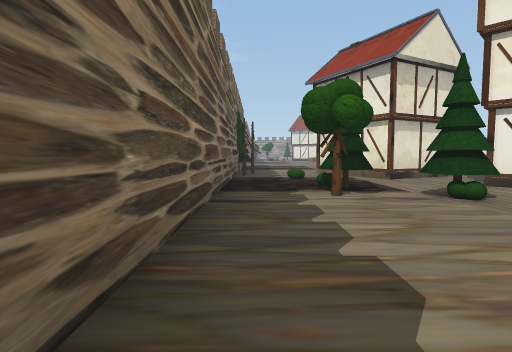
[1] (above)

24 first-person views from a walk through a scene from a Unity 3-D project. The camera is 1.3 m above the floor, tilts 4° down and sees 80° across. Doors are open. The floor is counted in squares, 2 m on a side. Each view is taken from the middle of a square. On the plan, view 1 faces up. The plan holds only what a view shows up to about 10 squares ahead; the rest is blank. The place goes on beyond the plan. Some animated figures are not drawn.

[2]
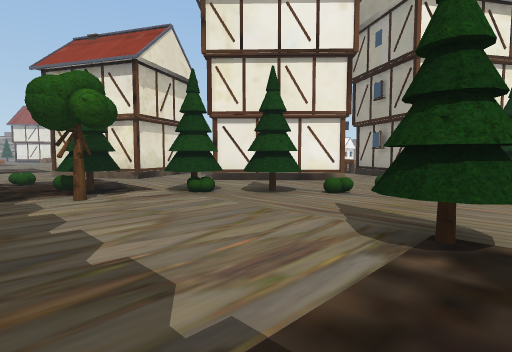

[3]
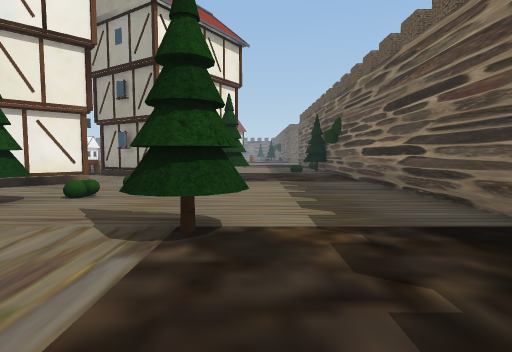

[4]
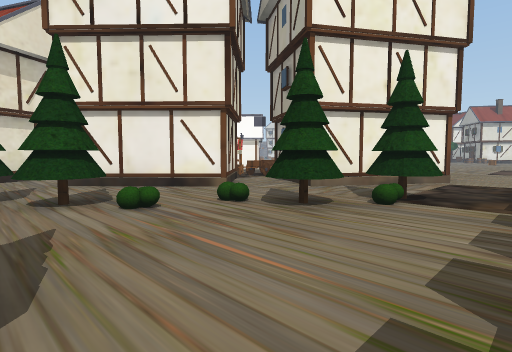

[5]
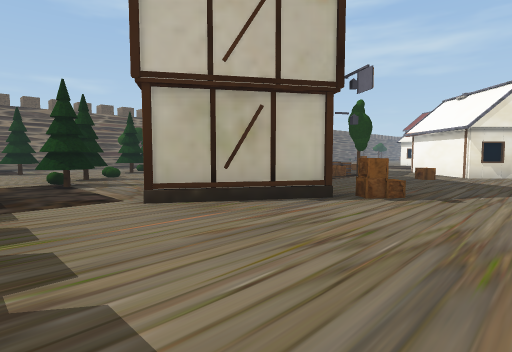

[6]
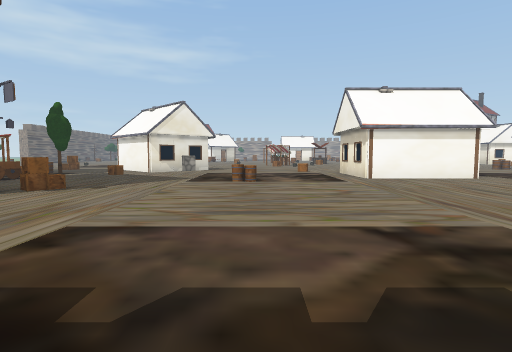

[7]
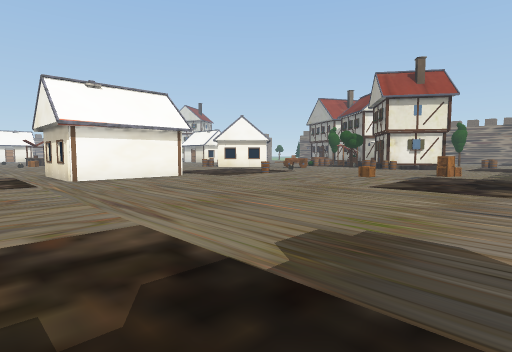

[8]
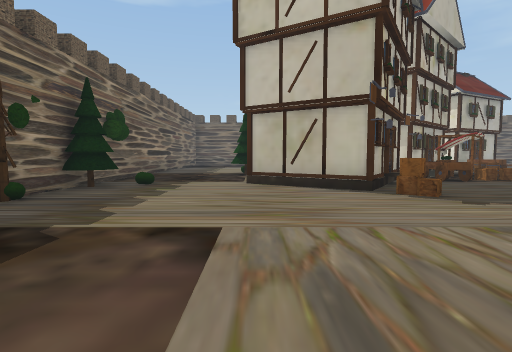

[9]
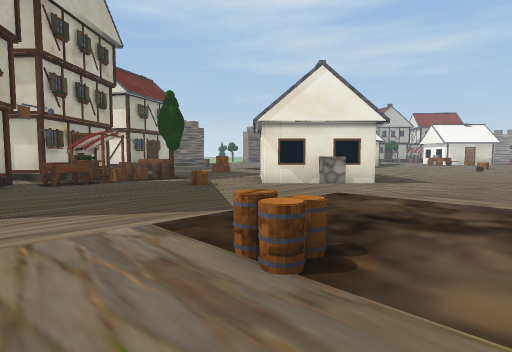

[10]
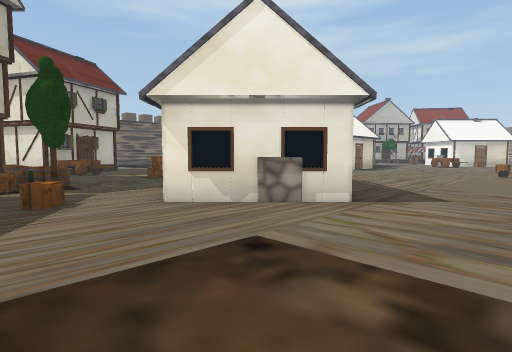

[11]
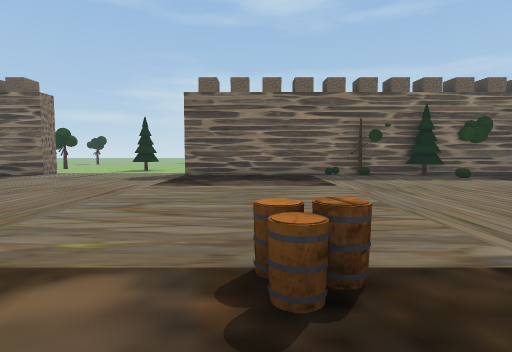

[12]
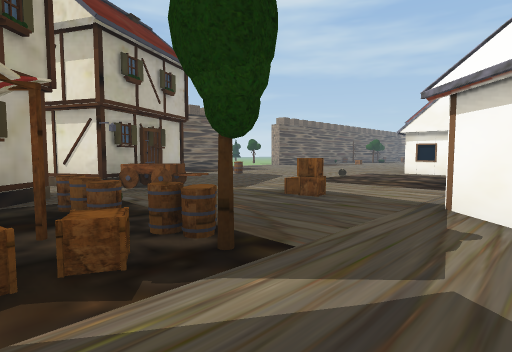

[13]
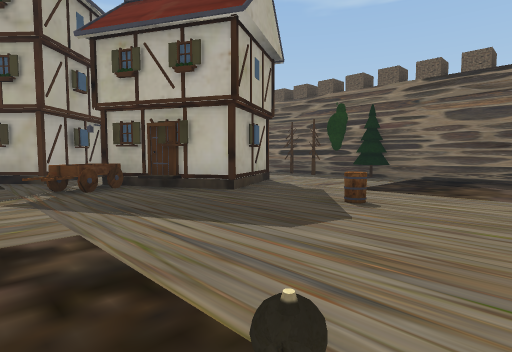

[14]
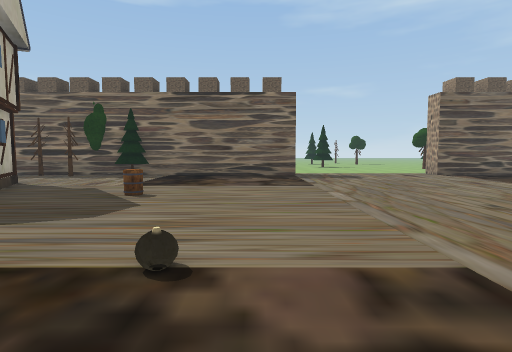

[15]
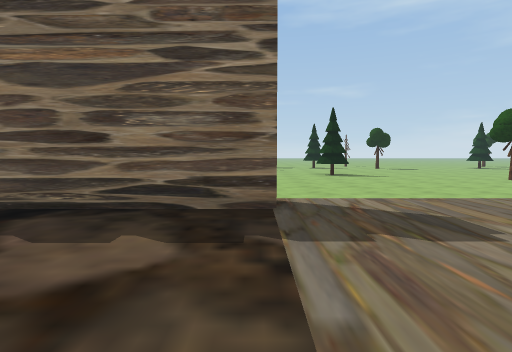

[16]
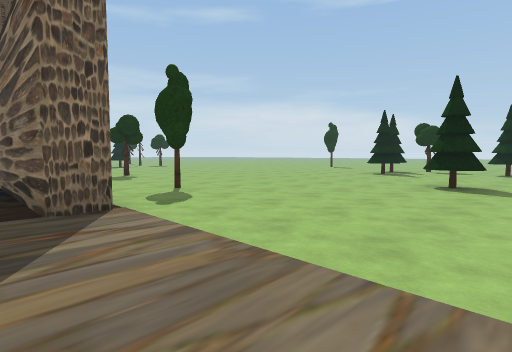

[17]
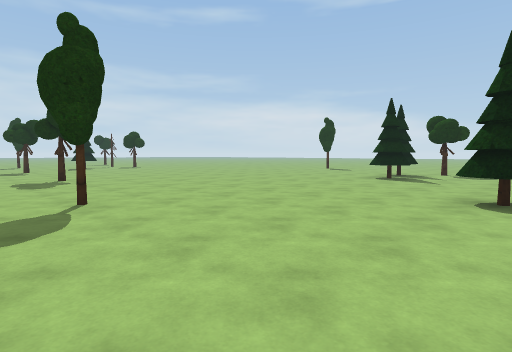

[18]
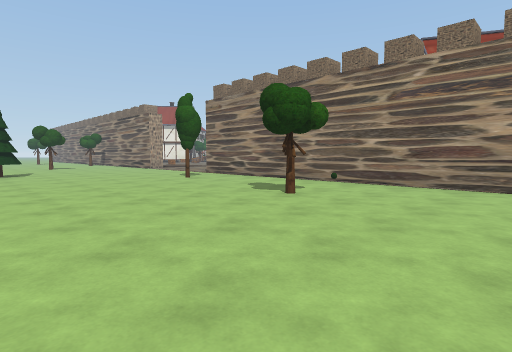

[19]
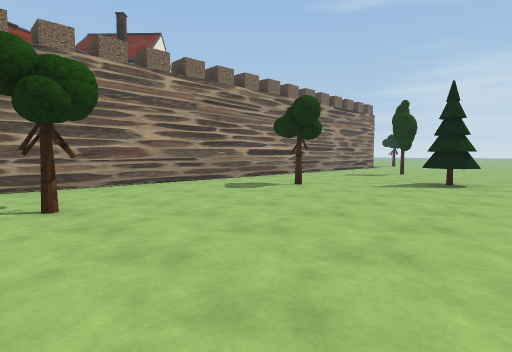

[20]
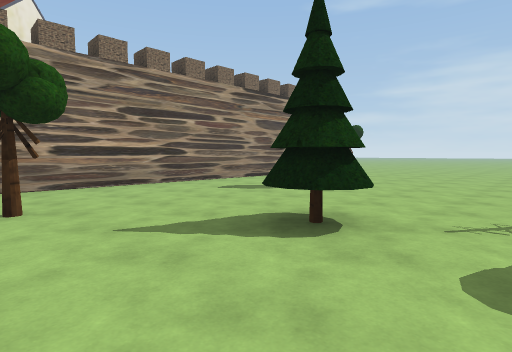

[21]
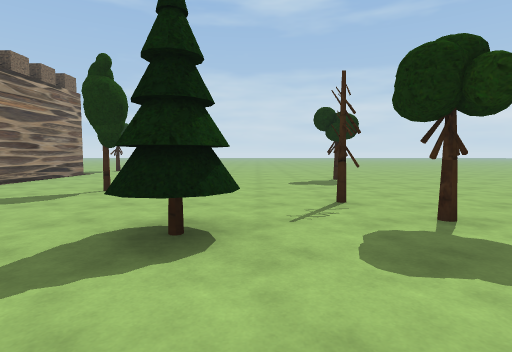

[22]
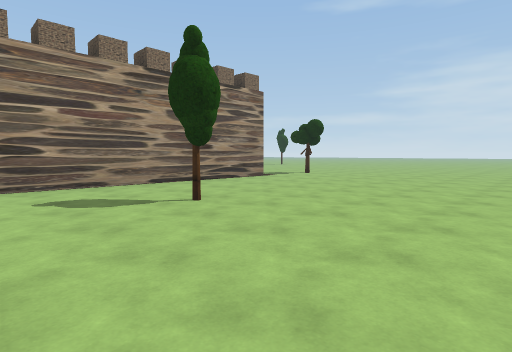

[23]
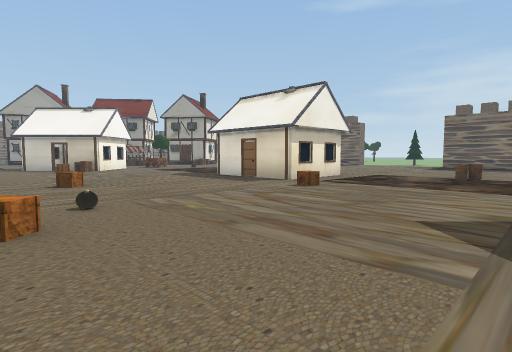

[24]
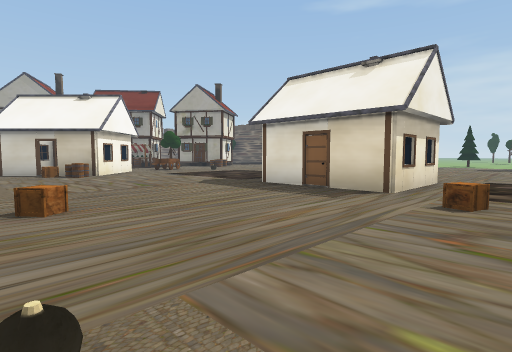

### Floor plan
Key: @ floor where view 1 was taken; # wall or solid block; . main floor; : floor 0.5 m higher than the main floor; / step, stairs or slope; = window, fence, low wall or low ledge; O other object.
Columns run from 8 left of view 1 to 28 right of it. Each row starts with its distance up from view 1.
 23  ..O.  #..
 22  ..... #...
 21  ...........
 20 .O............
 19 .O.............        ..
 18 ................ #    ...
 17 .......#...........  ....
 16 .....O.#...........  .....
 15 .......#...........  .....O
 14 .......#....=......  ...............
 13 .......#............  ........O......
 12 .......OO...........   .............=
 11 ....O..O .#OOO...#..###.............#
 10 .......#O.OO O#=....###....=.........
  9 .......#O..O O#...=.........####....
  8 .......#.:.#O .OOOOO=.......#   ...
  7 ....O..#...../OOO#O.........#   ..
  6 .......#..O..O   #OO.....=..####.
  5 .OO....#.O.O..O   O......=........
  4 ..O....#...OO..O OOO##.............
  3 O......#....O...OO  O#..............
  2 ....O..#......OO.OO O................
  1 .......#..OO..OOO..O................=
  0 .......#@..O....O...................#
 -1 .......# ............................
 -2 .......#  .........OO............
 -3 .......#   ## ####O##OO#####....##

Positions as (right, up) in squares from view 1, and headings:
1: (0, 0), facing up
2: (0, 0), facing up-right
3: (0, 0), facing right
4: (3, -1), facing up-right
5: (15, -1), facing up-left
6: (17, -2), facing up
7: (18, -2), facing up-right
8: (18, 1), facing left
9: (18, 4), facing up-left
10: (17, 7), facing up-left
11: (17, 7), facing down
12: (12, 7), facing up-left
13: (8, 16), facing down-left
14: (9, 16), facing left
15: (3, 17), facing left
16: (0, 21), facing down-left
17: (-2, 20), facing down-left
18: (-8, 8), facing up-right
19: (-8, 12), facing down-right
20: (-8, 7), facing down-right
21: (-7, 7), facing down
22: (-8, 4), facing down-right
23: (15, 15), facing down-right
24: (18, 14), facing down-right
